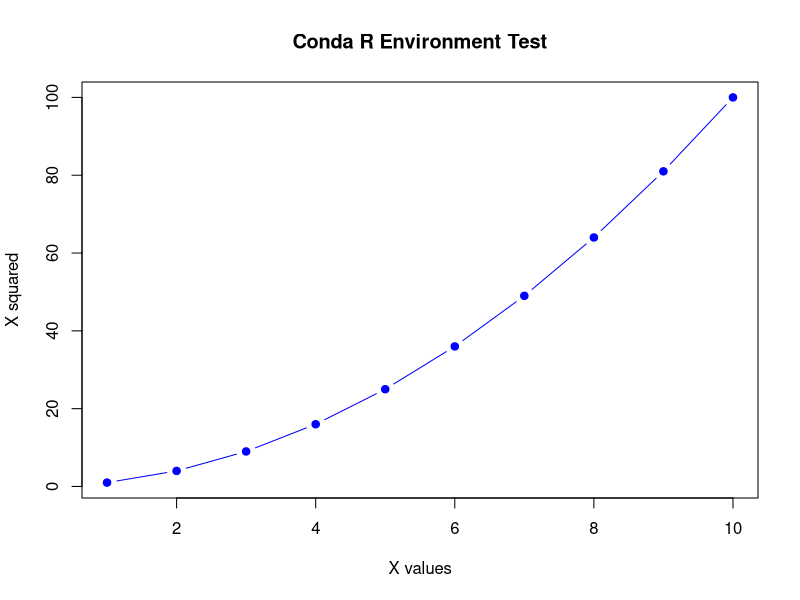

The R source for this figure:
# Open a PNG graphics device
png("test_plot.png", width = 800, height = 600)

# Make a simple plot
x <- 1:10
y <- x^2

plot(x, y,
     type = "b",
     col = "blue",
     pch = 19,
     main = "Conda R Environment Test",
     xlab = "X values",
     ylab = "X squared")

# Close the graphics device (this actually writes the file)
dev.off()

cat("Plot successfully created: test_plot.png\n")
